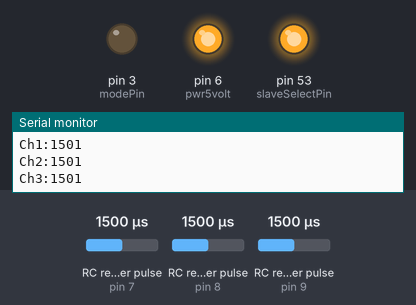
Bench run of a sketch on a simulated Arduino Mega 2560, built with avr-gcc and run on an emulated ATmega2560. On the bench: output pins drawn as LEDs (lit = HIGH), the last lines printed to the serial monitor. Wiring (inferred from the names in the program): 3 × RC receiver channel: data pin 7 / data pin 8 / data pin 9. The test bench sets the inputs (shaded band); at power-on: RC receiver pulse (sensors on pin 9, pin 7, pin 8) 1500 µs.

Above: at 1.2 s.
1.3 s: RC receiver pulse (sensor on pin 9) set to 1307 µs
2.8 s: RC receiver pulse (sensor on pin 9) set to 1284 µs
At 3.9 s:
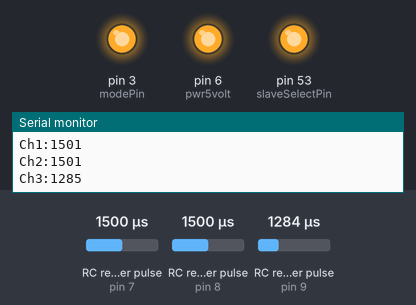
4.3 s: RC receiver pulse (sensor on pin 9) set to 1500 µs
At 4.9 s:
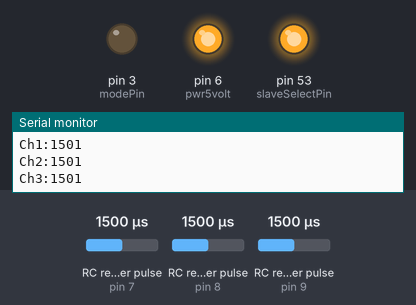
5.9 s: RC receiver pulse (sensor on pin 9) set to 1020 µs
At 7.0 s:
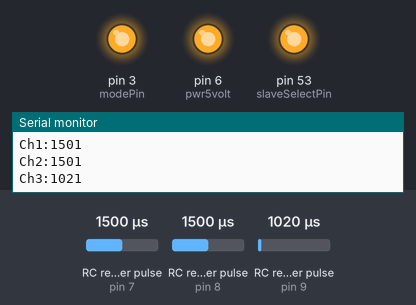
Timing chart, 0 to 8.5 s (numbered marks = the images above; inputs shaded):
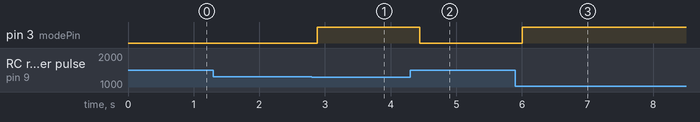

Measured:
- the behaviour switches between 1299 and 1298 µs on RC receiver pulse (sensor on pin 9) (found by bisection; images 0 and 1)
- after the input at 2.8 s, pin 3 (modePin): LOW → HIGH after 0.09 s
- after the input at 4.3 s, pin 3 (modePin): HIGH → LOW after 0.15 s
- after the input at 5.9 s, pin 3 (modePin): LOW → HIGH after 0.11 s

The sketch:

arduino_motor.ino
```cpp
#include <SPI.h>
#include <Wire.h>

#define pwr5volt 6
#define slaveSelectPin 53
#define RC1 7
#define RC2 8
#define RC3 9
#define modePin 3


int ch1=1500; // Here's where we'll keep our channel values
int ch2=1500;
int ch3=0;// channel 3 unused, can be used for switching between ROS command or RC command

int forward=1500;
int turn=1500;
int forwardROS=255/2;
int turnROS=255/2;

double right_calib=1;//value 10 default
double left_calib=1;


void receiveEvent(int howMany){
  int i=0;
  while(1<=Wire.available()){

    if (i==0){
      forwardROS= Wire.read();
    }
    else if(i==1){
      turnROS=Wire.read();
    }
    else if(i==2){
      right_calib=Wire.read();
    }
    else if(i==3){
      left_calib=Wire.read();
    }

    i=i+1;
  }

}

void setup() {

  SPI.begin(); //initialize SPI
  pinMode(pwr5volt,OUTPUT);
  pinMode(slaveSelectPin,OUTPUT);
  digitalWrite(pwr5volt,HIGH);

  //slave receiver of I2c
  Wire.begin(8); //8 is address of i2c
  Wire.onReceive(receiveEvent);

  pinMode(RC1, INPUT); // Set our input pins as such
  pinMode(RC2, INPUT);
  pinMode(RC3, INPUT);

  pinMode(modePin, OUTPUT);

  Serial.begin(57600); // Pour a bowl of Serial

}

void loop() {

  ch1 = pulseIn(RC1, HIGH, 25000); // Read the pulse width of
  ch2 = pulseIn(RC2, HIGH, 25000); // each channel
  ch3 = pulseIn(RC3, HIGH, 25000); // ch3 unused at the moment

  if((ch3>1000) && (ch3<1300)){
    forward = map(ch1,1100,1900,-500,500); //map values from RC
    turn = map(ch2,1100,1900,-500,500);
    digitalWrite(modePin, HIGH);
  }
  else{
    forward=map(forwardROS, 0, 255, -500, 500); //value is -500 to 500
    turn=map(turnROS, 0, 255, -500, 500);
    digitalWrite(modePin, LOW);
  }


  unicycleRun(forward, turn);
  printValue();
  delay(100);

}

void unicycleRun(int forward, int turn){
  int Ur;
  int Ul;
  int digitalStepRight;
  int digitalStepLeft;

  Ur=right_calib*(forward-turn/2); //here turning in cw is positive
  Ul=left_calib*(forward+turn/2);
  //Ur & Ul ranges from -750 to 750 if right and left calibration factors = 1
  Ur=-Ur;
  Ul=-Ul;

  //map Ur and Ul to digital potentiometer values 0-255, map back to 1000-2000
  Ur=map(Ur, -750, 750, 1000, 2000);
  Ul=map(Ul, -750, 750, 1000, 2000);

  digitalStepRight=mapToResistance(Ur);
  digitalStepLeft=mapToResistance(Ul);

  Serial.print("\nright: ");
  Serial.print(digitalStepRight);

  Serial.print("\nleft:");
  Serial.print(digitalStepLeft);
  setMotor(digitalStepRight, digitalStepLeft);

}

int mapToResistance(int input){

  int digitalStep;

  if (input<=2000&&input>1550)
  {
    digitalStep = map(input,1551,2000,80,0); //right (80-50) left(80-0)
  }
  else if (input<=1550&&input>1450)
  {
    digitalStep =120;
  }
  else if (input<=1450&&input>=1000)
  {
    digitalStep = map(input,1000,1450,255,175);
  }

  return digitalStep;
}

void setMotor(int Right, int Left)
{
    digitalWrite(slaveSelectPin,LOW);//take SS pin to low to select the chip
    SPI.transfer(0);//adress of the first potentiometer 00 (motor select)
    SPI.transfer(Right);//second data is digital value
    digitalWrite(slaveSelectPin,HIGH);//take SS pin high to deselect chip

    delay(50);//wait

    digitalWrite(slaveSelectPin,LOW);
    SPI.transfer(1); //adress of second potentiometer 01
    SPI.transfer(Left);
    digitalWrite(slaveSelectPin,HIGH);
}

void printValue()
{

  //information to serial monitor
  Serial.print("\nCh1:"); // Print the value of
  Serial.print(ch1);    // each channel

  Serial.print("\nCh2:");
  Serial.print(ch2);

  Serial.print("\nCh3:");
  Serial.print(ch3);


  Serial.print("\n\n");

  delay(100); // I put this here just to make the terminal window happier
}
```
